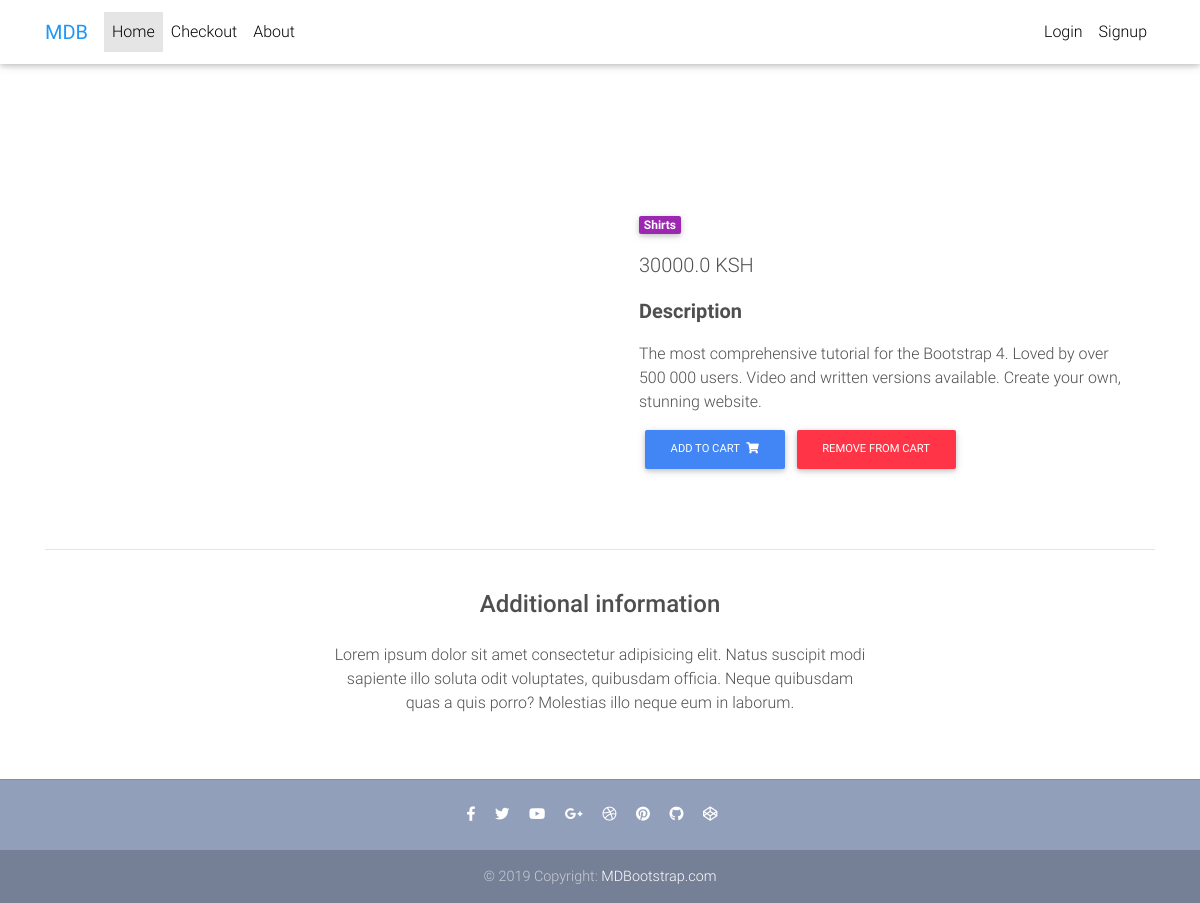
The app's page /product/code/ with its own data.
### shops/models.py (models this page shows, shortened)
class Item(models.Model):
	title = models.CharField(max_length=100)
	price = models.FloatField()
	discount_price = models.FloatField(blank=True, null=True)
	category = models.CharField(choices=CATEGORY_CHOICES, max_length=2)
	label = models.CharField(choices=LABEL_CHOICES, max_length=1)
	slug = models.SlugField()
	description = models.TextField()
	image = models.ImageField()
	def get_add_to_cart_url(self):
		return reverse("shops:add-to-cart", kwargs={
			'slug': self.slug
			})
	def get_remove_from_cart_url(self):
		return reverse("shops:remove-from-cart", kwargs={
			'slug':self.slug
			})

### shops/views.py (the view)
# urls.py: path('product/<slug>/', ItemDetailView.as_view(), name='product'),
class ItemDetailView(DetailView):
	model = Item
	template_name = "product.html"

### templates/product.html (shortened to what this page needs)
{% extends "base.html" %}
{% block content %}
  <main class="mt-5 pt-4">
    <div class="container dark-grey-text mt-5">
      <div class="row wow fadeIn">
        <div class="col-md-6 mb-4">
        </div>
        <div class="col-md-6 mb-4">
          <div class="p-4">
            <div class="mb-3">
              <a href="">
                <span class="badge purple mr-1">{{ object.get_category_display }}</span>
              </a>
            </div>
            <p class="lead">
            {% if object.discount_price %}
              <span class="mr-1">
                <del>{{ object.price }}</del>
              </span>
              <span>{{ object.discount.price }}</span>
              {% else %}
              <span>{{ object.price }} KSH</span>
              {% endif %}
            </p>
            <p class="lead font-weight-bold">Description</p>
            <p>{{ object.description }}</p>
            <form class="d-flex justify-content-left">
              <a href="{{ object.get_add_to_cart_url }}" class="btn btn-primary btn-md my-0 p">Add to cart
                <i class="fas fa-shopping-cart ml-1"></i>
              </a>
              <a href="{{ object.get_remove_from_cart_url }}" class="btn btn-danger btn-md my-0 p">Remove From Cart
              </a>
          </div>
        </div>
      </div>
      <hr>
      <div class="row d-flex justify-content-center wow fadeIn">
        <div class="col-md-6 text-center">
          <h4 class="my-4 h4">Additional information</h4>
          <p>Lorem ipsum dolor sit amet consectetur adipisicing elit. Natus suscipit modi sapiente illo soluta odit
            voluptates,
            quibusdam officia. Neque quibusdam quas a quis porro? Molestias illo neque eum in laborum.</p>
        </div>
      </div>
      <div class="row wow fadeIn">
      </div>
    </div>
  </main>
 {% endblock content %}

### records on screen
Item: category "Shirts", price "30000.0", description "The most comprehensive tutorial for the Bootstrap 4. Loved by over 500 000 users. Video and written versions available. Create your own, stunning website."
